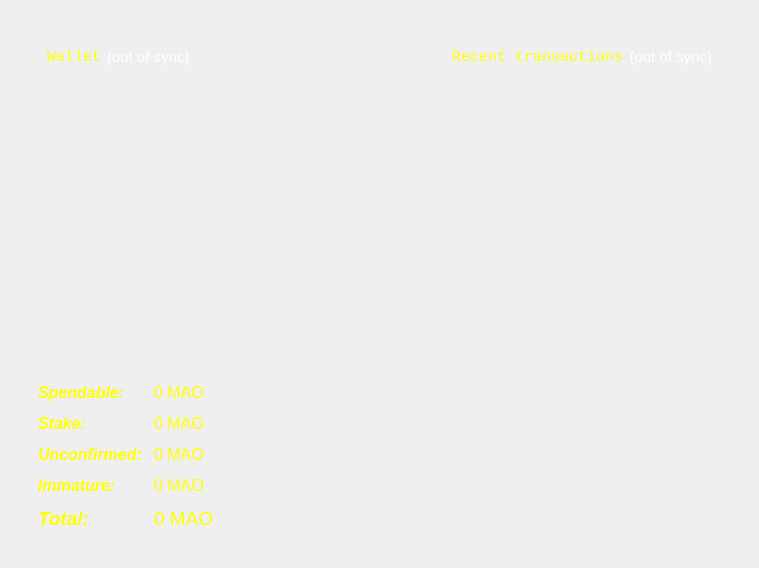
<?xml version="1.0" encoding="UTF-8"?>
<ui version="4.0">
 <class>OverviewPage</class>
 <widget class="QWidget" name="OverviewPage">
  <property name="geometry">
   <rect>
    <x>0</x>
    <y>0</y>
    <width>759</width>
    <height>568</height>
   </rect>
  </property>
  <property name="windowTitle">
   <string>Form</string>
  </property>
  <layout class="QHBoxLayout" name="horizontalLayout" stretch="1">
   <item>
    <widget class="QFrame" name="frameMain">
     <property name="frameShape">
      <enum>QFrame::NoFrame</enum>
     </property>
     <layout class="QHBoxLayout" name="horizontalLayout_3">
      <item>
       <widget class="QWidget" name="widget" native="true">
        <layout class="QVBoxLayout" name="verticalLayout_2">
         <item>
          <widget class="QWidget" name="widget" native="true">
           <layout class="QVBoxLayout" name="verticalLayout_4">
            <item>
             <widget class="QWidget" name="widget" native="true">
              <layout class="QHBoxLayout" name="horizontalLayout_4">
               <item>
                <widget class="QLabel" name="label_5">
                 <property name="font">
                  <font>
                   <family>Monospace</family>
                   <pointsize>12</pointsize>
                   <weight>9</weight>
                   <italic>false</italic>
                   <bold>false</bold>
                  </font>
                 </property>
                 <property name="styleSheet">
                  <string notr="true">color: rgb(0, 255, 0);
font: 75 12pt &quot;Monospace&quot;;</string>
                 </property>
                 <property name="text">
                  <string>&lt;html&gt;&lt;head/&gt;&lt;body&gt;&lt;p&gt;&lt;span style=&quot; font-size:11pt; font-weight:400; color:#ffff00;&quot;&gt;Wallet&lt;/span&gt;&lt;/p&gt;&lt;/body&gt;&lt;/html&gt;</string>
                 </property>
                </widget>
               </item>
               <item>
                <widget class="QLabel" name="labelWalletStatus">
                 <property name="font">
                  <font>
                   <pointsize>11</pointsize>
                  </font>
                 </property>
                 <property name="toolTip">
                  <string>The displayed information may be out of date. Your wallet automatically synchronizes with the mao network after a connection is established, but this process has not completed yet.</string>
                 </property>
                 <property name="styleSheet">
                  <string notr="true">QLabel { color: white; }</string>
                 </property>
                 <property name="text">
                  <string notr="true">(out of sync)</string>
                 </property>
                 <property name="alignment">
                  <set>Qt::AlignLeading|Qt::AlignLeft|Qt::AlignVCenter</set>
                 </property>
                </widget>
               </item>
               <item>
                <spacer name="horizontalSpacer_3">
                 <property name="orientation">
                  <enum>Qt::Horizontal</enum>
                 </property>
                 <property name="sizeHint" stdset="0">
                  <size>
                   <width>40</width>
                   <height>20</height>
                  </size>
                 </property>
                </spacer>
               </item>
              </layout>
             </widget>
            </item>
           </layout>
          </widget>
         </item>
         <item>
          <widget class="QWidget" name="widget" native="true">
           <property name="styleSheet">
            <string notr="true">color: rgb(85, 170, 255);
color: rgb(255, 255, 0);</string>
           </property>
           <layout class="QFormLayout" name="formLayout_2">
            <property name="fieldGrowthPolicy">
             <enum>QFormLayout::AllNonFixedFieldsGrow</enum>
            </property>
            <property name="horizontalSpacing">
             <number>12</number>
            </property>
            <property name="verticalSpacing">
             <number>12</number>
            </property>
            <item row="5" column="0">
             <widget class="QLabel" name="label">
              <property name="font">
               <font>
                <pointsize>10</pointsize>
               </font>
              </property>
              <property name="text">
               <string>&lt;html&gt;&lt;head/&gt;&lt;body&gt;&lt;p&gt;&lt;span style=&quot; font-size:12pt; font-weight:600; font-style:italic;&quot;&gt;Spendable:&lt;/span&gt;&lt;/p&gt;&lt;/body&gt;&lt;/html&gt;</string>
              </property>
             </widget>
            </item>
            <item row="5" column="1">
             <widget class="QLabel" name="labelBalance">
              <property name="font">
               <font>
                <pointsize>10</pointsize>
                <weight>50</weight>
                <italic>false</italic>
                <bold>false</bold>
               </font>
              </property>
              <property name="cursor">
               <cursorShape>IBeamCursor</cursorShape>
              </property>
              <property name="toolTip">
               <string>Your current spendable balance</string>
              </property>
              <property name="text">
               <string notr="true">&lt;html&gt;&lt;head/&gt;&lt;body&gt;&lt;p&gt;&lt;span style=&quot; font-size:12pt;&quot;&gt;0 MAO&lt;/span&gt;&lt;/p&gt;&lt;/body&gt;&lt;/html&gt;</string>
              </property>
              <property name="textInteractionFlags">
               <set>Qt::LinksAccessibleByMouse|Qt::TextSelectableByKeyboard|Qt::TextSelectableByMouse</set>
              </property>
             </widget>
            </item>
            <item row="6" column="0">
             <widget class="QLabel" name="label_6">
              <property name="font">
               <font>
                <pointsize>10</pointsize>
               </font>
              </property>
              <property name="text">
               <string>&lt;html&gt;&lt;head/&gt;&lt;body&gt;&lt;p&gt;&lt;span style=&quot; font-size:12pt; font-weight:600; font-style:italic;&quot;&gt;Stake:&lt;/span&gt;&lt;/p&gt;&lt;/body&gt;&lt;/html&gt;</string>
              </property>
             </widget>
            </item>
            <item row="6" column="1">
             <widget class="QLabel" name="labelStake">
              <property name="font">
               <font>
                <pointsize>10</pointsize>
                <weight>50</weight>
                <italic>false</italic>
                <bold>false</bold>
               </font>
              </property>
              <property name="cursor">
               <cursorShape>IBeamCursor</cursorShape>
              </property>
              <property name="toolTip">
               <string>Total of coins that was staked, and do not yet count toward the current balance</string>
              </property>
              <property name="text">
               <string notr="true">&lt;html&gt;&lt;head/&gt;&lt;body&gt;&lt;p&gt;&lt;span style=&quot; font-size:12pt;&quot;&gt;0 MAO&lt;/span&gt;&lt;/p&gt;&lt;/body&gt;&lt;/html&gt;</string>
              </property>
              <property name="textInteractionFlags">
               <set>Qt::LinksAccessibleByMouse|Qt::TextSelectableByKeyboard|Qt::TextSelectableByMouse</set>
              </property>
             </widget>
            </item>
            <item row="7" column="0">
             <widget class="QLabel" name="label_3">
              <property name="font">
               <font>
                <pointsize>10</pointsize>
               </font>
              </property>
              <property name="text">
               <string>&lt;html&gt;&lt;head/&gt;&lt;body&gt;&lt;p&gt;&lt;span style=&quot; font-size:12pt; font-weight:600; font-style:italic;&quot;&gt;Unconfirmed:&lt;/span&gt;&lt;/p&gt;&lt;/body&gt;&lt;/html&gt;</string>
              </property>
             </widget>
            </item>
            <item row="7" column="1">
             <widget class="QLabel" name="labelUnconfirmed">
              <property name="font">
               <font>
                <pointsize>10</pointsize>
                <weight>50</weight>
                <italic>false</italic>
                <bold>false</bold>
               </font>
              </property>
              <property name="cursor">
               <cursorShape>IBeamCursor</cursorShape>
              </property>
              <property name="toolTip">
               <string>Total of transactions that have yet to be confirmed, and do not yet count toward the current balance</string>
              </property>
              <property name="text">
               <string notr="true">&lt;html&gt;&lt;head/&gt;&lt;body&gt;&lt;p&gt;&lt;span style=&quot; font-size:12pt;&quot;&gt;0 MAO&lt;/span&gt;&lt;/p&gt;&lt;/body&gt;&lt;/html&gt;</string>
              </property>
              <property name="textInteractionFlags">
               <set>Qt::LinksAccessibleByMouse|Qt::TextSelectableByKeyboard|Qt::TextSelectableByMouse</set>
              </property>
             </widget>
            </item>
            <item row="8" column="0">
             <widget class="QLabel" name="labelImmatureText">
              <property name="font">
               <font>
                <pointsize>10</pointsize>
               </font>
              </property>
              <property name="text">
               <string>&lt;html&gt;&lt;head/&gt;&lt;body&gt;&lt;p&gt;&lt;span style=&quot; font-size:12pt; font-weight:600; font-style:italic;&quot;&gt;Immature:&lt;/span&gt;&lt;/p&gt;&lt;/body&gt;&lt;/html&gt;</string>
              </property>
             </widget>
            </item>
            <item row="8" column="1">
             <widget class="QLabel" name="labelImmature">
              <property name="font">
               <font>
                <pointsize>10</pointsize>
                <weight>50</weight>
                <italic>false</italic>
                <bold>false</bold>
               </font>
              </property>
              <property name="toolTip">
               <string>Mined balance that has not yet matured</string>
              </property>
              <property name="text">
               <string notr="true">&lt;html&gt;&lt;head/&gt;&lt;body&gt;&lt;p&gt;&lt;span style=&quot; font-size:12pt;&quot;&gt;0 MAO&lt;/span&gt;&lt;/p&gt;&lt;/body&gt;&lt;/html&gt;</string>
              </property>
              <property name="textInteractionFlags">
               <set>Qt::LinksAccessibleByMouse|Qt::TextSelectableByKeyboard|Qt::TextSelectableByMouse</set>
              </property>
             </widget>
            </item>
            <item row="9" column="0">
             <widget class="QLabel" name="labelTotalText">
              <property name="font">
               <font>
                <pointsize>10</pointsize>
               </font>
              </property>
              <property name="text">
               <string>&lt;html&gt;&lt;head/&gt;&lt;body&gt;&lt;p&gt;&lt;span style=&quot; font-size:14pt; font-weight:600; font-style:italic;&quot;&gt;Total:&lt;/span&gt;&lt;/p&gt;&lt;/body&gt;&lt;/html&gt;</string>
              </property>
             </widget>
            </item>
            <item row="9" column="1">
             <widget class="QLabel" name="labelTotal">
              <property name="font">
               <font>
                <pointsize>10</pointsize>
                <weight>50</weight>
                <italic>false</italic>
                <bold>false</bold>
               </font>
              </property>
              <property name="cursor">
               <cursorShape>IBeamCursor</cursorShape>
              </property>
              <property name="toolTip">
               <string>Your current total balance</string>
              </property>
              <property name="text">
               <string notr="true">&lt;html&gt;&lt;head/&gt;&lt;body&gt;&lt;p&gt;&lt;span style=&quot; font-size:14pt;&quot;&gt;0 MAO&lt;/span&gt;&lt;/p&gt;&lt;/body&gt;&lt;/html&gt;</string>
              </property>
              <property name="textInteractionFlags">
               <set>Qt::LinksAccessibleByMouse|Qt::TextSelectableByKeyboard|Qt::TextSelectableByMouse</set>
              </property>
             </widget>
            </item>
            <item row="0" column="1">
             <spacer name="verticalSpacer_2">
              <property name="orientation">
               <enum>Qt::Vertical</enum>
              </property>
              <property name="sizeHint" stdset="0">
               <size>
                <width>20</width>
                <height>40</height>
               </size>
              </property>
             </spacer>
            </item>
            <item row="1" column="1">
             <spacer name="verticalSpacer">
              <property name="orientation">
               <enum>Qt::Vertical</enum>
              </property>
              <property name="sizeHint" stdset="0">
               <size>
                <width>20</width>
                <height>40</height>
               </size>
              </property>
             </spacer>
            </item>
            <item row="2" column="1">
             <spacer name="verticalSpacer_3">
              <property name="orientation">
               <enum>Qt::Vertical</enum>
              </property>
              <property name="sizeHint" stdset="0">
               <size>
                <width>20</width>
                <height>40</height>
               </size>
              </property>
             </spacer>
            </item>
            <item row="3" column="1">
             <spacer name="verticalSpacer_4">
              <property name="orientation">
               <enum>Qt::Vertical</enum>
              </property>
              <property name="sizeHint" stdset="0">
               <size>
                <width>20</width>
                <height>40</height>
               </size>
              </property>
             </spacer>
            </item>
            <item row="4" column="1">
             <spacer name="verticalSpacer_5">
              <property name="orientation">
               <enum>Qt::Vertical</enum>
              </property>
              <property name="sizeHint" stdset="0">
               <size>
                <width>20</width>
                <height>40</height>
               </size>
              </property>
             </spacer>
            </item>
           </layout>
          </widget>
         </item>
        </layout>
       </widget>
      </item>
      <item>
       <widget class="QWidget" name="widget" native="true">
        <layout class="QVBoxLayout" name="verticalLayout_3">
         <item>
          <widget class="QWidget" name="widget_2" native="true">
           <layout class="QVBoxLayout" name="verticalLayout">
            <item>
             <widget class="QWidget" name="widget" native="true">
              <layout class="QHBoxLayout" name="horizontalLayout_2">
               <item>
                <spacer name="horizontalSpacer_2">
                 <property name="orientation">
                  <enum>Qt::Horizontal</enum>
                 </property>
                 <property name="sizeHint" stdset="0">
                  <size>
                   <width>40</width>
                   <height>20</height>
                  </size>
                 </property>
                </spacer>
               </item>
               <item>
                <widget class="QLabel" name="label_4">
                 <property name="font">
                  <font>
                   <family>Monospace</family>
                   <pointsize>12</pointsize>
                   <weight>9</weight>
                   <italic>false</italic>
                   <bold>false</bold>
                  </font>
                 </property>
                 <property name="styleSheet">
                  <string notr="true">color: rgb(0, 255, 0);
font: 75 12pt &quot;Monospace&quot;;</string>
                 </property>
                 <property name="text">
                  <string>&lt;html&gt;&lt;head/&gt;&lt;body&gt;&lt;p&gt;&lt;span style=&quot; font-size:11pt; font-weight:400; color:#ffff00;&quot;&gt;Recent transactions&lt;/span&gt;&lt;/p&gt;&lt;/body&gt;&lt;/html&gt;</string>
                 </property>
                </widget>
               </item>
               <item>
                <widget class="QLabel" name="labelTransactionsStatus">
                 <property name="font">
                  <font>
                   <pointsize>11</pointsize>
                  </font>
                 </property>
                 <property name="toolTip">
                  <string>The displayed information may be out of date. Your wallet automatically synchronizes with the mao network after a connection is established, but this process has not completed yet.</string>
                 </property>
                 <property name="styleSheet">
                  <string notr="true">QLabel { color: white; }</string>
                 </property>
                 <property name="text">
                  <string notr="true">(out of sync)</string>
                 </property>
                 <property name="alignment">
                  <set>Qt::AlignRight|Qt::AlignTrailing|Qt::AlignVCenter</set>
                 </property>
                </widget>
               </item>
              </layout>
             </widget>
            </item>
            <item>
             <widget class="QListView" name="listTransactions">
              <property name="font">
               <font>
                <pointsize>10</pointsize>
               </font>
              </property>
              <property name="styleSheet">
               <string notr="true">QListView { background: transparent; }</string>
              </property>
              <property name="frameShape">
               <enum>QFrame::NoFrame</enum>
              </property>
              <property name="verticalScrollBarPolicy">
               <enum>Qt::ScrollBarAlwaysOff</enum>
              </property>
              <property name="horizontalScrollBarPolicy">
               <enum>Qt::ScrollBarAlwaysOff</enum>
              </property>
              <property name="selectionMode">
               <enum>QAbstractItemView::NoSelection</enum>
              </property>
             </widget>
            </item>
           </layout>
          </widget>
         </item>
        </layout>
       </widget>
      </item>
     </layout>
    </widget>
   </item>
  </layout>
 </widget>
 <resources>
  <include location="../bitcoin.qrc"/>
 </resources>
 <connections/>
</ui>
